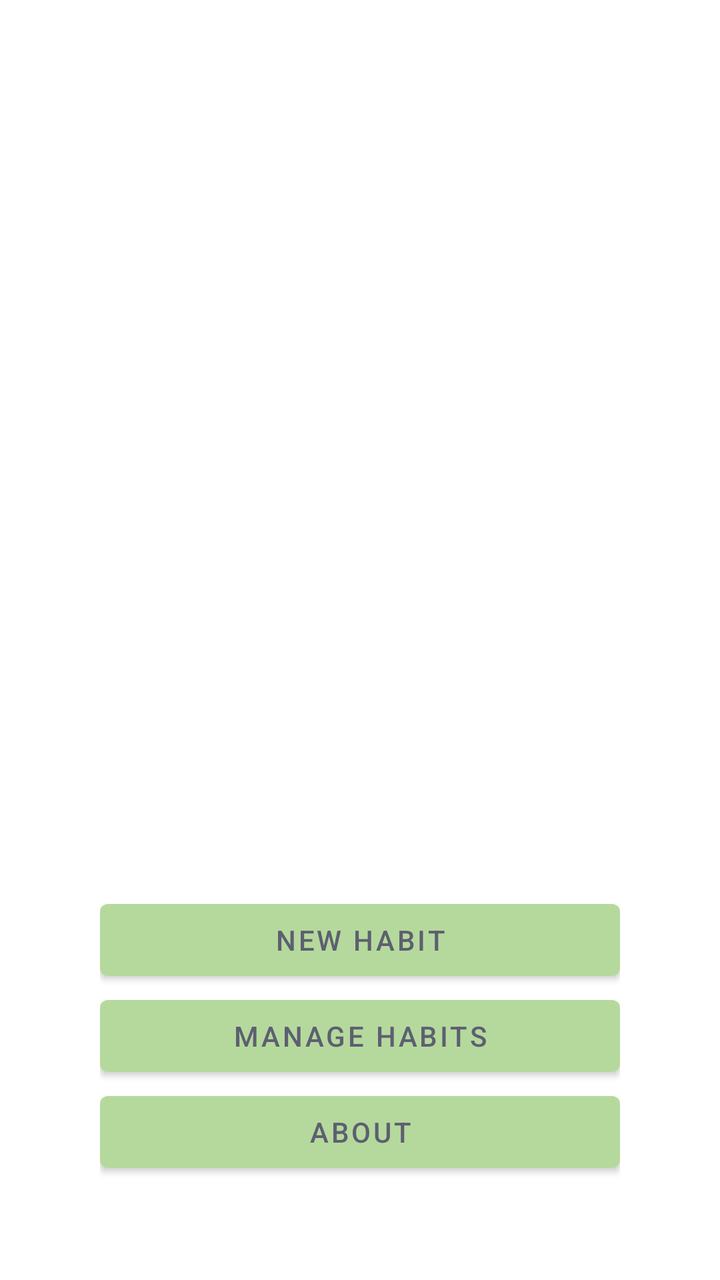
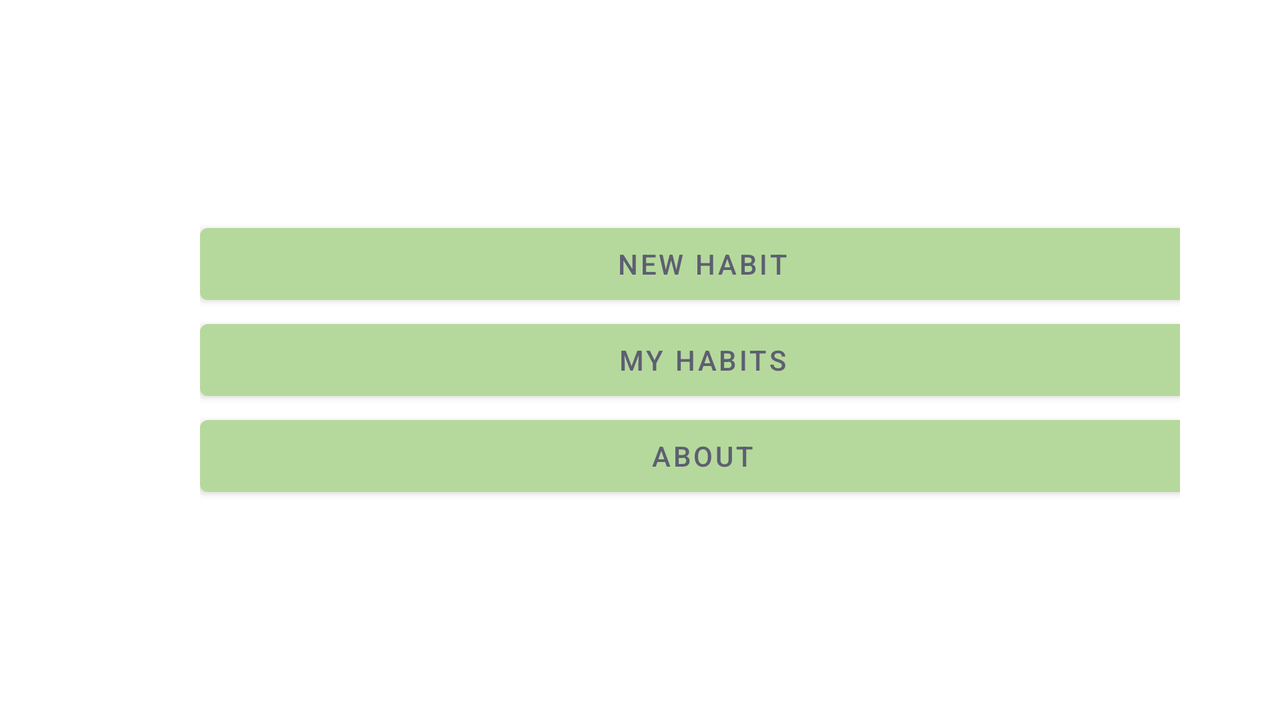

One screen, two layout resources from the same app: the default and the repository's alternative for another configuration. Each is rendered where Android would select it; the XML of both is given below.
<!-- AndroidManifest.xml: application theme Theme.GrowApp -->
<!-- res/layout/activity_main.xml -->
<?xml version="1.0" encoding="utf-8"?>
<FrameLayout xmlns:android="http://schemas.android.com/apk/res/android"
    android:layout_width="match_parent"
    android:layout_height="match_parent">

    <ImageView
        android:layout_width="match_parent"
        android:layout_height="match_parent"
        android:alpha="0.5"
        android:scaleType="centerCrop"
        android:src="@drawable/grow_bg" />

    <RelativeLayout xmlns:android="http://schemas.android.com/apk/res/android"
        xmlns:app="http://schemas.android.com/apk/res-auto"
        xmlns:tools="http://schemas.android.com/tools"
        android:layout_width="match_parent"
        android:layout_height="match_parent"
        android:padding="50dp"
        tools:context=".activity.MainActivity">

        <ImageView
            android:id="@+id/imgLogo"
            android:layout_width="match_parent"
            android:layout_height="match_parent"
            android:layout_above="@id/btnNewHabit"
            android:layout_alignParentTop="true"
            android:layout_centerHorizontal="true"
            android:src="@drawable/ic_logo"
            android:layout_marginBottom="50dp"
            android:layout_marginLeft="32dp"
            android:layout_marginRight="32dp"/>

        <Button
            android:id="@+id/btnNewHabit"
            android:layout_width="match_parent"
            android:layout_height="wrap_content"
            android:layout_above="@id/btnManageHabits"
            android:text="New Habit" />

        <Button
            android:id="@+id/btnManageHabits"
            android:layout_width="match_parent"
            android:layout_height="wrap_content"
            android:layout_above="@id/btnAbout"
            android:text="Manage Habits" />

        <Button
            android:id="@+id/btnAbout"
            android:layout_width="match_parent"
            android:layout_height="wrap_content"
            android:layout_alignParentBottom="true"
            android:text="About" />

    </RelativeLayout>
</FrameLayout>
<!-- resources referenced by this layout -->
<resources>
  <style name="Theme.GrowApp" parent="Theme.MaterialComponents.DayNight.DarkActionBar">
          
          <item name="colorPrimary">@color/granny_smith_apple</item>
          <item name="colorPrimaryVariant">@color/tangerine</item>
          <item name="colorOnPrimary">@color/black_coral</item>
          
          <item name="colorSecondary">@color/languid_lavender</item>
          <item name="colorSecondaryVariant">@color/red_crayola</item>
          <item name="colorOnSecondary">@color/red_crayola</item>
          
          <item name="android:statusBarColor" tools:targetApi="l">?attr/colorOnPrimary</item>
          
       </style>
  <color name="granny_smith_apple">#B5D99C</color>
  <color name="tangerine">#F08700</color>
  <color name="black_coral">#5D5F71</color>
  <color name="languid_lavender">#D5C9DF</color>
  <color name="red_crayola">#E84855</color>
</resources>
<!-- res/layout-land/activity_main.xml (the repository's variant of the layout above) -->
<!-- drawn on the phone turned sideways -->
<?xml version="1.0" encoding="utf-8"?>
<FrameLayout xmlns:android="http://schemas.android.com/apk/res/android"
    android:layout_width="match_parent"
    android:layout_height="match_parent">

    <ImageView
        android:layout_width="match_parent"
        android:layout_height="match_parent"
        android:scaleType="centerCrop"
        android:src="@drawable/grow_bg" />

    <RelativeLayout xmlns:android="http://schemas.android.com/apk/res/android"
        android:layout_width="match_parent"
        android:layout_height="match_parent">

        <LinearLayout
            android:layout_width="match_parent"
            android:layout_height="match_parent"
            android:padding="50dp">

            <ImageView
                android:layout_width="wrap_content"
                android:layout_height="wrap_content"
                android:layout_marginRight="25dp"
                android:layout_weight="50"
                android:src="@drawable/ic_logo" />

            <RelativeLayout
                android:layout_width="wrap_content"
                android:layout_height="match_parent"
                android:layout_marginLeft="25dp"
                android:layout_weight="50">

                <Button
                    android:id="@+id/btnNewHabit"
                    android:layout_width="match_parent"
                    android:layout_height="wrap_content"
                    android:layout_above="@id/btnManageHabits"
                    android:text="New Habit" />

                <Button
                    android:id="@+id/btnManageHabits"
                    android:layout_width="match_parent"
                    android:layout_height="wrap_content"
                    android:layout_centerInParent="true"
                    android:text="My Habits" />

                <Button
                    android:id="@+id/btnAbout"
                    android:layout_width="match_parent"
                    android:layout_height="wrap_content"
                    android:layout_below="@id/btnManageHabits"
                    android:text="About" />

            </RelativeLayout>

        </LinearLayout>

    </RelativeLayout>
</FrameLayout>
